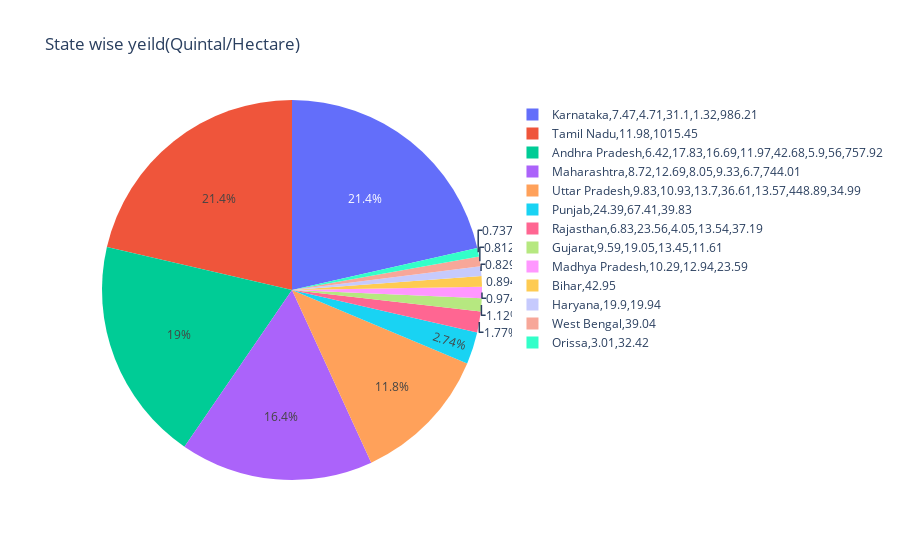

Source (notebook cell):
### Markdown cell above
### Q5. What is share of states in total yeild of crops?

### Code cell
fig=px.pie(df1,values=df1.groupby('State')[cols[-1]].sum(),names=df1.groupby('State')[cols[-1]],
           title='State wise yeild(Quintal/Hectare) ')
fig.show()

### Figure 1 — Plotly figure (JSON) as saved in the notebook; plotly's stock layout.template omitted (floating-point values rounded to 4 significant figures)
{"data": [{"domain": {"x": [0, 1], "y": [0, 1]}, "hovertemplate": "label=%{label}<br>value=%{value}<extra></extra>", "labels": [["Andhra Pradesh", [6.42, 17.83, 16.69, 11.97, 42.68, 5.9, 56, 757.9]], ["Bihar", [42.95]], ["Gujarat", [9.59, 19.05, 13.45, 11.61]], ["Haryana", [19.9, 19.94]], ["Karnataka", [7.47, 4.71, 31.1, 1.32, 986.2]], ["Madhya Pradesh", [10.29, 12.94, 23.59]], ["Maharashtra", [8.72, 12.69, 8.05, 9.33, 6.7, 744.0]], ["Orissa", [3.01, 32.42]], ["Punjab", [24.39, 67.41, 39.83]], ["Rajasthan", [6.83, 23.56, 4.05, 13.54, 37.19]], ["Tamil Nadu", [11.98, 1015.0]], ["Uttar Pradesh", [9.83, 10.93, 13.7, 36.61, 13.57, 448.9, 34.99]], ["West Bengal", [39.04]]], "legendgroup": "", "name": "", "showlegend": true, "type": "pie", "values": [915.4, 42.95, 53.7, 39.84, 1031.0, 46.82, 789.5, 35.43, 131.6, 85.17, 1027.0, 568.5, 39.04]}], "layout": {"legend": {"tracegroupgap": 0}, "title": {"text": "State wise yeild(Quintal/Hectare) "}}}
